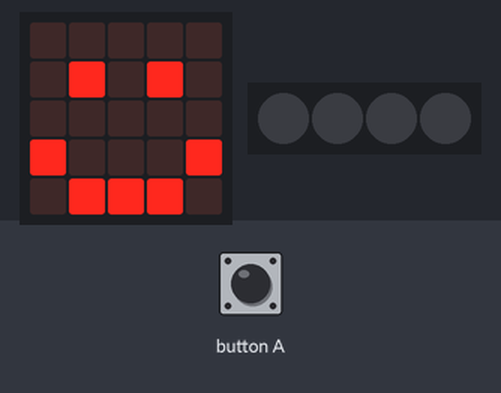
Simulated run of this program. Board: BBC micro:bit (MakeCode). On the bench: the board's 5×5 LED display, 4 RGB LEDs in strip order, left to right. The test bench sets the inputs (shaded band). Dim RGB values are drawn brighter than linear.

Above: at 1.8 s.
1.9 s: button A pressed for 0.15 s
At 3.5 s:
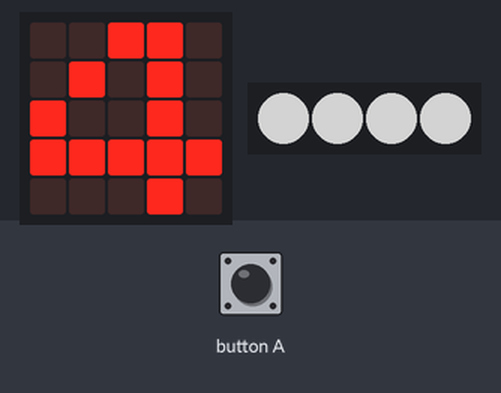
At 10.8 s:
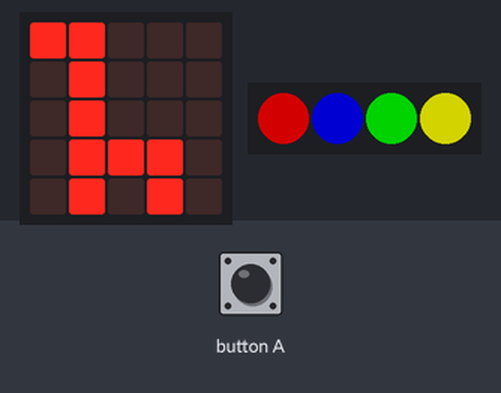
Timing chart, 0 to 12.3 s (numbered marks = the images above; inputs shaded):
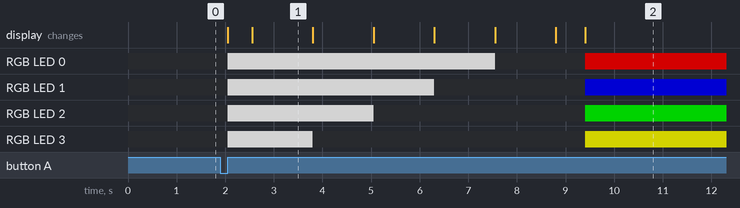

Measured:
- after the input at 1.9 s, RGB LED 0: off → RGB(127, 127, 127) after 0.15 s, → off 5.5 s later, → RGB(127, 0, 0) 1.9 s later; RGB LED 1: off → RGB(127, 127, 127) after 0.15 s, → off 4.3 s later, → RGB(0, 0, 127) 3.1 s later
- what the display in image 1 shows lasts 1.2 s, from 2.6 s to 3.8 s

The program:

main.ts
```typescript
// (licence header left out)
// variables
let counter: number = 4
let neoPixelStrip: neopixel.Strip = null

// clean start
neoPixelStrip = neopixel.create(DigitalPin.P16, counter, NeoPixelMode.RGB)
neoPixelStrip.setPixelColor(0, neopixel.colors(NeoPixelColors.Black))
neoPixelStrip.setPixelColor(1, neopixel.colors(NeoPixelColors.Black))
neoPixelStrip.setPixelColor(2, neopixel.colors(NeoPixelColors.Black))
neoPixelStrip.setPixelColor(3, neopixel.colors(NeoPixelColors.Black))
neoPixelStrip.show()
basic.clearScreen()
basic.showIcon(IconNames.Happy)

// start countdown
input.onButtonPressed(Button.A, function() {
    neoPixelStrip.setPixelColor(0, neopixel.colors(NeoPixelColors.White))
    neoPixelStrip.setPixelColor(1, neopixel.colors(NeoPixelColors.White))
    neoPixelStrip.setPixelColor(2, neopixel.colors(NeoPixelColors.White))
    neoPixelStrip.setPixelColor(3, neopixel.colors(NeoPixelColors.White))
    neoPixelStrip.show()
    basic.clearScreen()
    basic.pause(500)
while (counter >= 0) {
    neoPixelStrip.setPixelColor(counter, neopixel.colors(NeoPixelColors.Black))
    neoPixelStrip.show()
    basic.showNumber(counter)
    basic.pause(500)
    counter = counter -1
}
basic.clearScreen()
basic.showIcon(IconNames.Giraffe)
    neoPixelStrip.setPixelColor(0, neopixel.colors(NeoPixelColors.Red))
    neoPixelStrip.setPixelColor(1, neopixel.colors(NeoPixelColors.Blue))
    neoPixelStrip.setPixelColor(2, neopixel.colors(NeoPixelColors.Green))
    neoPixelStrip.setPixelColor(3, neopixel.colors(NeoPixelColors.Yellow))
    neoPixelStrip.show()
    counter = 4
})
```
